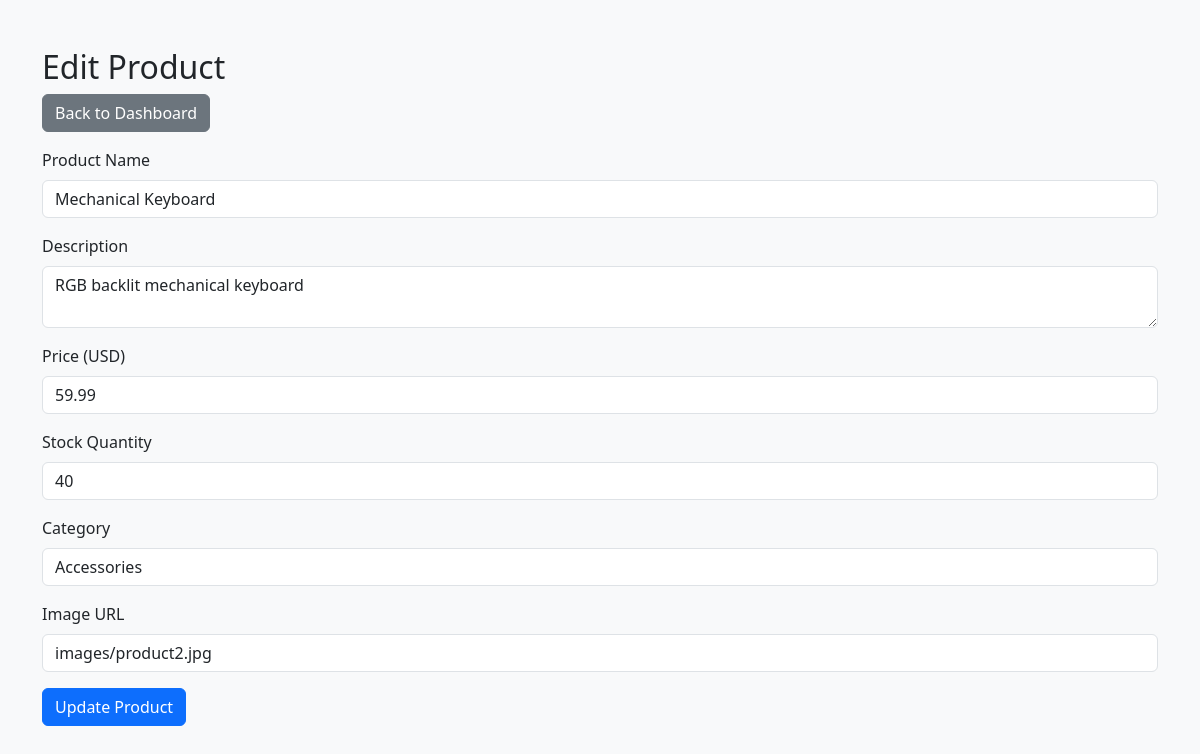
Screenshot of /online_computer_store/admin/edit_product.php?id=2 (signed in) with the database file from the repository.
### tables this page shows
CREATE TABLE IF NOT EXISTS products (
    id INT AUTO_INCREMENT PRIMARY KEY,
    name VARCHAR(255) NOT NULL,
    description TEXT NOT NULL,
    price DECIMAL(10,2) NOT NULL,
    image_url VARCHAR(255) NOT NULL,
    category VARCHAR(255) DEFAULT 'Accessories',
    stock INT NOT NULL DEFAULT 0
);

### online_computer_store/admin/edit_product.php (the view, shortened to what this page needs)
<?php
require '../../config.php';
$id = $_GET['id'];
$stmt = $conn->prepare("SELECT * FROM products WHERE id = ?");
$stmt->execute([$id]);
$product = $stmt->fetch(PDO::FETCH_ASSOC);
?>
<!DOCTYPE html>
<html lang="en">
<head>
    <link href="https://cdn.jsdelivr.net/npm/bootstrap@5.3.0/dist/css/bootstrap.min.css" rel="stylesheet">
</head>
<body class="bg-light">
<div class="container mt-5">
    <h2>Edit Product</h2>
    <a href="dashboard.php" class="btn btn-secondary mb-3">Back to Dashboard</a>
    <form method="POST">
        <div class="mb-3">
            <label class="form-label">Product Name</label>
            <input type="text" name="name" class="form-control" value="<?php echo htmlspecialchars($product['name']); ?>" required>
        </div>
        <div class="mb-3">
            <label class="form-label">Description</label>
            <textarea name="description" class="form-control" required><?php echo htmlspecialchars($product['description']); ?></textarea>
        </div>
        <div class="mb-3">
            <label class="form-label">Price (USD)</label>
            <input type="number" step="0.01" name="price" class="form-control" value="<?php echo $product['price']; ?>" required>
        </div>
        <div class="mb-3">
            <label class="form-label">Stock Quantity</label>
            <input type="number" name="stock" class="form-control" value="<?php echo $product['stock']; ?>" required>
        </div>
        <div class="mb-3">
            <label class="form-label">Category</label>
            <input type="text" name="category" class="form-control" value="<?php echo htmlspecialchars($product['category']); ?>">
        </div>
        <div class="mb-3">
            <label class="form-label">Image URL</label>
            <input type="text" name="image_url" class="form-control" value="<?php echo htmlspecialchars($product['image_url']); ?>">
        </div>
        <button class="btn btn-primary">Update Product</button>
    </form>
</div>
</body>
</html>

### rows the page displays
products: name "Mechanical Keyboard", description "RGB backlit mechanical keyboard", price "59.99", stock "40", category "Accessories", image_url "images/product2.jpg"
